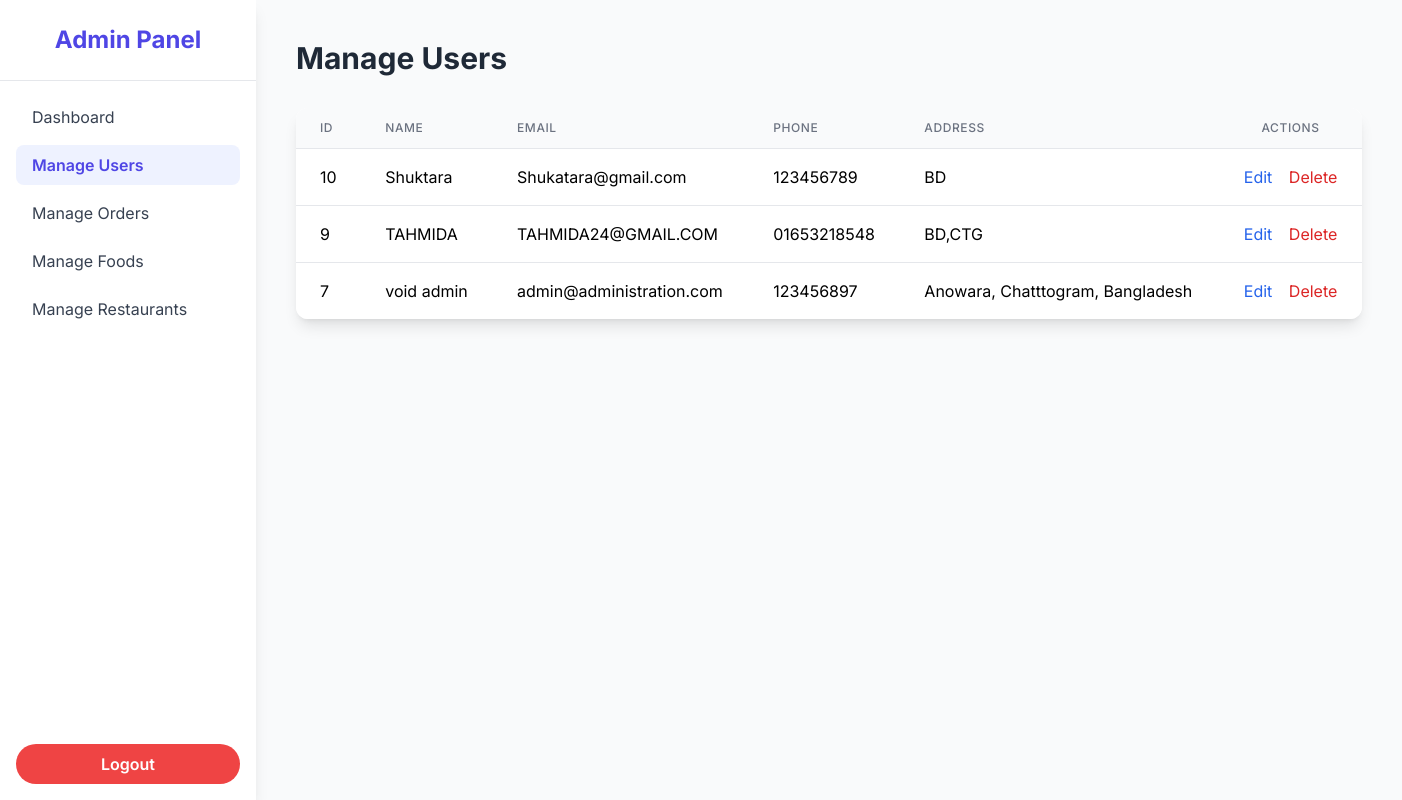
The page /admin/manage_users.php (signed in) on the database its author committed.
### tables this page shows
CREATE TABLE `users` (
  `id` int(11) NOT NULL,
  `name` varchar(100) NOT NULL,
  `email` varchar(100) NOT NULL,
  `password_plain` varchar(255) NOT NULL,
  `password_md5` varchar(32) NOT NULL,
  `phone` varchar(30) DEFAULT NULL,
  `address` varchar(255) DEFAULT NULL,
  `created_at` timestamp NOT NULL DEFAULT current_timestamp()
);

### admin/manage_users.php (the view, shortened to what this page needs)
<?php
require_once __DIR__ . '/../includes/config.php';
$users = $conn->query("SELECT * FROM users ORDER BY created_at DESC");
?>
<!DOCTYPE html>
<html lang="en">
<head>
    <script src="https://cdn.tailwindcss.com"></script>
</head>
<body class="bg-gray-50 min-h-screen flex">
    <aside class="bg-white shadow-lg w-64 flex-shrink-0 hidden md:flex flex-col">
        <div class="p-6 border-b border-gray-200">
            <h2 class="text-2xl font-bold text-indigo-600 text-center">Admin Panel</h2>
        </div>
        <nav class="flex-1 p-4 space-y-2">
            <a href="dashboard.php" class="block px-4 py-2 rounded-lg hover:bg-gray-100 text-gray-700">Dashboard</a>
            <a href="manage_users.php" class="block px-4 py-2 rounded-lg bg-indigo-50 text-indigo-600 font-semibold hover:bg-indigo-100">Manage Users</a>
            <a href="manage_orders.php" class="block px-4 py-2 rounded-lg hover:bg-gray-100 text-gray-700">Manage Orders</a>
            <a href="manage_foods.php" class="block px-4 py-2 rounded-lg hover:bg-gray-100 text-gray-700">Manage Foods</a>
            <a href="manage_restaurants.php" class="block px-4 py-2 rounded-lg hover:bg-gray-100 text-gray-700">Manage Restaurants</a>
        </nav>
        <div class="p-4">
            <a href="logout.php" class="w-full block bg-red-500 hover:bg-red-600 text-white text-center py-2 rounded-full font-semibold transition-all">Logout</a>
        </div>
    </aside>
    <div class="flex-1 flex flex-col">
        <main class="flex-1 p-6 md:p-10">
            <h1 class="text-3xl font-bold text-gray-800 mb-8">Manage Users</h1>
            <div class="overflow-x-auto bg-white shadow-lg rounded-xl">
                <table class="min-w-full divide-y divide-gray-200">
                    <thead class="bg-gray-50">
                        <tr>
                            <th class="px-6 py-3 text-left text-xs font-medium text-gray-500 uppercase tracking-wider">ID</th>
                            <th class="px-6 py-3 text-left text-xs font-medium text-gray-500 uppercase tracking-wider">Name</th>
                            <th class="px-6 py-3 text-left text-xs font-medium text-gray-500 uppercase tracking-wider">Email</th>
                            <th class="px-6 py-3 text-left text-xs font-medium text-gray-500 uppercase tracking-wider">Phone</th>
                            <th class="px-6 py-3 text-left text-xs font-medium text-gray-500 uppercase tracking-wider">Address</th>
                            <th class="px-6 py-3 text-center text-xs font-medium text-gray-500 uppercase tracking-wider">Actions</th>
                        </tr>
                    </thead>
                    <tbody class="bg-white divide-y divide-gray-200">
                        <?php while($user = $users->fetch_assoc()): ?>
                        <tr>
                            <td class="px-6 py-4 whitespace-nowrap"><?= htmlspecialchars($user['id']) ?></td>
                            <td class="px-6 py-4 whitespace-nowrap"><?= htmlspecialchars($user['name']) ?></td>
                            <td class="px-6 py-4 whitespace-nowrap"><?= htmlspecialchars($user['email']) ?></td>
                            <td class="px-6 py-4 whitespace-nowrap"><?= htmlspecialchars($user['phone']) ?></td>
                            <td class="px-6 py-4 whitespace-nowrap"><?= htmlspecialchars($user['address']) ?></td>
                            <td class="px-6 py-4 whitespace-nowrap text-center">
                                <a href="edit_user.php?id=<?= $user['id'] ?>" class="text-blue-600 hover:text-blue-900 mr-3">Edit</a>
                                <a href="manage_users.php?delete_id=<?= $user['id'] ?>" onclick="return confirm('Are you sure you want to delete this user?');" class="text-red-600 hover:text-red-900">Delete</a>
                            </td>
                        </tr>
                        <?php endwhile; ?>
                    </tbody>
                </table>
            </div>
        </main>
    </div>
</body>
</html>

### admin/manage_users.php (style rules this page uses)
body { font-family: 'Inter', sans-serif; }

### rows shown on the page
users: id "10", name "Shuktara", email "Shukatara@gmail.com", phone "123456789", address "BD"
users: id "9", name "TAHMIDA", email "TAHMIDA24@GMAIL.COM", phone "01653218548", address "BD,CTG"
users: id "7", name "void admin", email "admin@administration.com", phone "123456897", address "Anowara, Chatttogram, Bangladesh"
